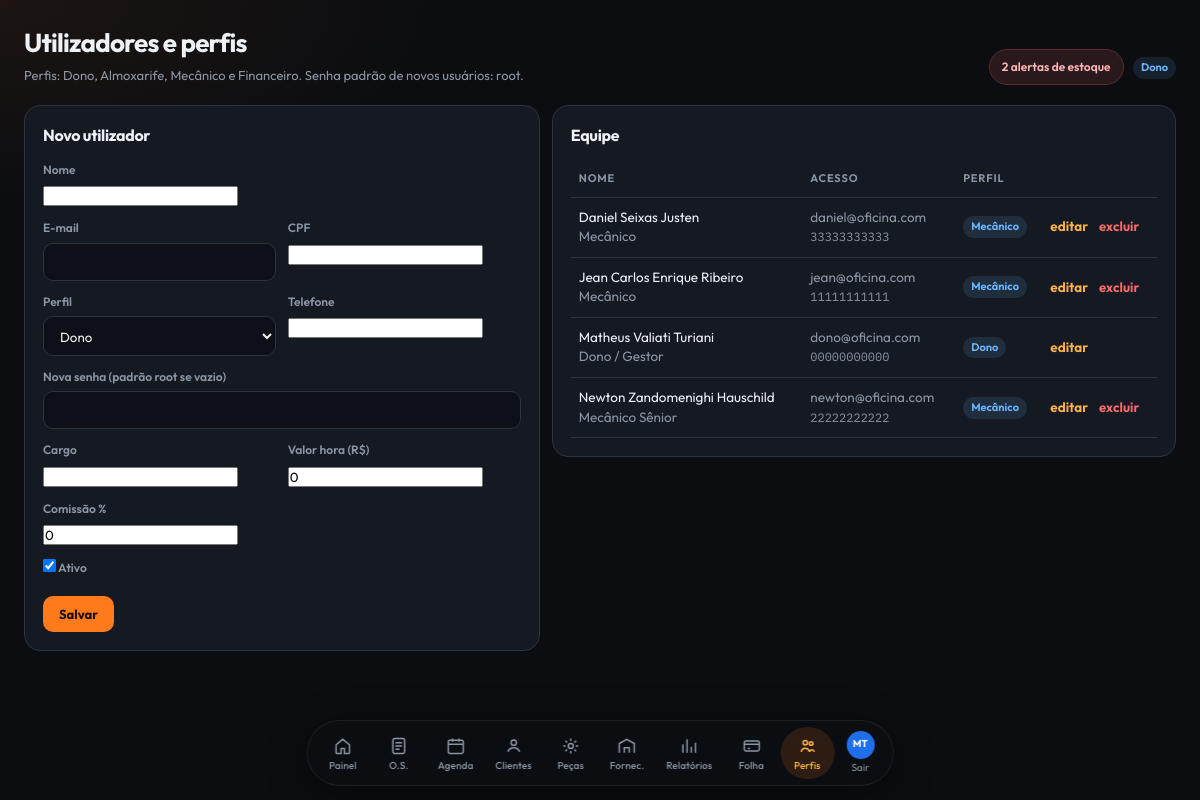
/pages/usuarios.php (signed in), run on the app's committed database.
### tables this page shows
CREATE TABLE IF NOT EXISTS usuarios (
  id INT UNSIGNED AUTO_INCREMENT PRIMARY KEY,
  nome VARCHAR(120) NOT NULL,
  email VARCHAR(160) NOT NULL UNIQUE,
  nif VARCHAR(20) DEFAULT NULL UNIQUE,
  senha VARCHAR(255) NOT NULL,
  perfil ENUM('dono','almoxarife','mecanico','financeiro') NOT NULL DEFAULT 'mecanico',
  telefone VARCHAR(30) DEFAULT NULL,
  ativo TINYINT(1) NOT NULL DEFAULT 1,
  criado_em TIMESTAMP DEFAULT CURRENT_TIMESTAMP,
  atualizado_em TIMESTAMP DEFAULT CURRENT_TIMESTAMP ON UPDATE CURRENT_TIMESTAMP
);

CREATE TABLE IF NOT EXISTS funcionarios (
  id INT UNSIGNED AUTO_INCREMENT PRIMARY KEY,
  usuario_id INT UNSIGNED NOT NULL,
  cargo VARCHAR(80) DEFAULT 'Mecânico',
  valor_hora DECIMAL(10,2) NOT NULL DEFAULT 0.00,
  comissao_pct DECIMAL(5,2) NOT NULL DEFAULT 0.00,
  ativo TINYINT(1) NOT NULL DEFAULT 1,
  FOREIGN KEY (usuario_id) REFERENCES usuarios(id) ON DELETE CASCADE
);

### includes/functions.php (called while the page is built, shortened)
<?php
function e(?string $v): string
{
    return htmlspecialchars((string)$v, ENT_QUOTES, 'UTF-8');
}
function perfil_label(string $p): string
{
    return [
        'dono'       => 'Dono',
        'almoxarife' => 'Almoxarife',
        'mecanico'   => 'Mecânico',
        'financeiro' => 'Financeiro',
    ][$p] ?? $p;
}
function current_perfil(): string
{
    return (string)($_SESSION['user']['perfil'] ?? '');
}
function is_dono(): bool
{
    return current_perfil() === 'dono';
}
function can_gestao_pecas(): bool
{
    return is_dono() || current_perfil() === 'almoxarife';
}
function can_financeiro(): bool
{
    return is_dono() || current_perfil() === 'financeiro';
}
function can_relatorio_estoque(): bool
{
    $p = current_perfil();
    return in_array($p, ['dono', 'almoxarife', 'financeiro'], true);
}
function iniciais(string $nome): string
{
    $partes = preg_split('/\s+/', trim($nome)) ?: [];
    $a = mb_strtoupper(mb_substr($partes[0] ?? 'U', 0, 1));
    $b = mb_strtoupper(mb_substr($partes[count($partes) - 1] ?? '', 0, 1));
    return $a . $b;
}
function avatar_cor(int $id): string
{
    $cores = ['#e50914', '#1f6feb', '#2ea043', '#d4a017', '#8957e5', '#e85d04', '#0d9488', '#db2777'];
    return $cores[$id % count($cores)];
}
function alertas_estoque(PDO $pdo): array
{
    $sql = "SELECT * FROM produtos WHERE ativo = 1 AND estoque_atual <= estoque_minimo ORDER BY estoque_atual ASC";
    return $pdo->query($sql)->fetchAll();
}

### includes/auth.php (called while the page is built, shortened)
<?php
require_once __DIR__ . '/db.php';
require_once __DIR__ . '/functions.php';
function current_user(): ?array
{
    return $_SESSION['user'] ?? null;
}
?>

### pages/usuarios.php (the view, shortened to what this page needs)
<?php
require_once dirname(__DIR__) . '/includes/auth.php';
$pdo = db();
$edit = null;
$lista = $pdo->query("SELECT u.*, f.cargo FROM usuarios u LEFT JOIN funcionarios f ON f.usuario_id=u.id ORDER BY u.ativo DESC, u.nome")->fetchAll();
$pageTitle = 'Utilizadores e perfis';
$pageHint = 'Perfis: Dono, Almoxarife, Mecânico e Financeiro. Senha padrão de novos usuários: root.';
require dirname(__DIR__) . '/includes/header.php';
?>
<div class="split">
<section class="card">
    <h2><?= $edit ? 'Editar utilizador' : 'Novo utilizador' ?></h2>
    <form method="post">
        <label>Nome</label>
        <input name="nome" required value="<?= e($edit['nome'] ?? '') ?>">
        <div class="form-grid" style="margin-top:12px">
            <div><label>E-mail</label><input type="email" name="email" required value="<?= e($edit['email'] ?? '') ?>"></div>
            <div><label>CPF</label><input name="nif" value="<?= e($edit['nif'] ?? '') ?>"></div>
            <div>
                <label>Perfil</label>
                <select name="perfil">
                    <?php foreach (['dono'=>'Dono','almoxarife'=>'Almoxarife','mecanico'=>'Mecânico','financeiro'=>'Financeiro'] as $k=>$v): ?>
                        <option value="<?= $k ?>" <?= (($edit['perfil'] ?? '')===$k)?'selected':'' ?>><?= $v ?></option>
                    <?php endforeach; ?>
                </select>
            </div>
            <div><label>Telefone</label><input name="telefone" value="<?= e($edit['telefone'] ?? '') ?>"></div>
            <div class="full"><label>Nova senha <?= $edit?'(deixe em branco para manter)':'(padrão root se vazio)' ?></label><input type="password" name="senha"></div>
            <div><label>Cargo</label><input name="cargo" value="<?= e($edit['cargo'] ?? '') ?>"></div>
            <div><label>Valor hora (R$)</label><input name="valor_hora" value="<?= e((string)($edit['valor_hora'] ?? '0')) ?>"></div>
            <div><label>Comissão %</label><input name="comissao_pct" value="<?= e((string)($edit['comissao_pct'] ?? '0')) ?>"></div>
            <div class="full"><label><input type="checkbox" name="ativo" <?= empty($edit)||!empty($edit['ativo'])?'checked':'' ?>> Ativo</label></div>
        </div>
        <div class="row-actions">
            <button class="btn" type="submit">Salvar</button>
        </div>
    </form>
</section>
<section class="card">
    <h2>Equipe</h2>
    <div class="table-wrap">
        <table>
            <thead><tr><th>Nome</th><th>Acesso</th><th>Perfil</th><th></th></tr></thead>
            <tbody>
            <?php foreach ($lista as $u): ?>
                <tr>
                    <td><?= e($u['nome']) ?><?php if(!$u['ativo']): ?> <span class="badge badge-off">inativo</span><?php endif; ?><br><span class="muted"><?= e($u['cargo']) ?></span></td>
                    <td class="muted"><?= e($u['email']) ?><br><span class="mono"><?= e($u['nif']) ?></span></td>
                    <td><span class="badge badge-info"><?= e(perfil_label($u['perfil'])) ?></span></td>
                    <td>
                        <a class="btn-link" href="?editar=<?= (int)$u['id'] ?>">editar</a>
                        <?php if ((int)$u['id'] !== (int)current_user()['id']): ?>
                        <form method="post" style="display:inline;margin-left:8px">
                            <button class="btn-link" type="submit" data-confirm="Excluir o perfil de <?= e($u['nome']) ?>? Esta ação não tem volta." style="color:#ff6b6b">excluir</button>
                        </form>
                        <?php endif; ?>
                    </td>
                </tr>
            <?php endforeach; ?>
            </tbody>
        </table>
    </div>
</section>
</div>
<?php require dirname(__DIR__) . '/includes/footer.php'; ?>

### includes/header.php (shortened to what this page needs)
<?php
require_once __DIR__ . '/auth.php';
$user = current_user();
$pdo = db();
$alertas = alertas_estoque($pdo);
$qtdAlertas = count($alertas);
$pagina = basename($_SERVER['PHP_SELF']);
$perfil = current_perfil();
?>
<!DOCTYPE html>
<html lang="pt-BR">
<head>
    <link rel="stylesheet" href="<?= e(BASE_URL) ?>/assets/css/style.css?v=8">
</head>
<body>
<div class="app">
    <aside class="sidebar">
        <nav class="dock">
            <a class="<?= $pagina==='dashboard.php'?'active':'' ?>" href="<?= e(BASE_URL) ?>/dashboard.php" title="Painel">
                <span class="dock-ico">
                    <svg viewBox="0 0 24 24" fill="none" stroke="currentColor" stroke-width="1.8"><path d="M4 10.5 12 4l8 6.5V20a1 1 0 0 1-1 1h-5v-6H10v6H5a1 1 0 0 1-1-1v-9.5Z"/></svg>
                </span>
                <em>Painel</em>
            </a>
            <?php if (in_array($perfil, ['dono', 'mecanico'], true)): ?>
            <a class="<?= $pagina==='os.php'?'active':'' ?>" href="<?= e(BASE_URL) ?>/pages/os.php" title="Ordens">
                <span class="dock-ico">
                    <svg viewBox="0 0 24 24" fill="none" stroke="currentColor" stroke-width="1.8"><rect x="5" y="3" width="14" height="18" rx="2"/><path d="M8 8h8M8 12h8M8 16h5"/></svg>
                </span>
                <em>O.S.</em>
            </a>
            <a class="<?= $pagina==='agenda.php'?'active':'' ?>" href="<?= e(BASE_URL) ?>/pages/agenda.php" title="Agenda">
                <span class="dock-ico">
                    <svg viewBox="0 0 24 24" fill="none" stroke="currentColor" stroke-width="1.8"><rect x="3" y="5" width="18" height="16" rx="2"/><path d="M8 3v4M16 3v4M3 10h18"/></svg>
                </span>
                <em>Agenda</em>
            </a>
            <a class="<?= $pagina==='clientes.php'?'active':'' ?>" href="<?= e(BASE_URL) ?>/pages/clientes.php" title="Clientes">
                <span class="dock-ico">
                    <svg viewBox="0 0 24 24" fill="none" stroke="currentColor" stroke-width="1.8"><circle cx="12" cy="8" r="3.2"/><path d="M5 19c1.2-3.2 3.6-4.8 7-4.8s5.8 1.6 7 4.8"/></svg>
                </span>
                <em>Clientes</em>
            </a>
            <?php endif; ?>
            <?php if (can_gestao_pecas() || can_saida_os() || can_financeiro()): ?>
            <a class="<?= $pagina==='produtos.php'?'active':'' ?>" href="<?= e(BASE_URL) ?>/pages/produtos.php?tab=<?= can_gestao_pecas() ? 'estoque' : (can_saida_os() && !can_financeiro() ? 'saida' : 'historico') ?>" title="Peças">
                <span class="dock-ico">
                    <svg viewBox="0 0 24 24" fill="none" stroke="currentColor" stroke-width="1.8"><circle cx="12" cy="12" r="3"/><path d="M12 3v3M12 18v3M3 12h3M18 12h3M5.6 5.6l2.1 2.1M16.3 16.3l2.1 2.1M18.4 5.6l-2.1 2.1M7.7 16.3l-2.1 2.1"/></svg>
                </span>
                <em>Peças</em>
            </a>
            <?php endif; ?>
            <?php if (can_gestao_pecas()): ?>
            <a class="<?= $pagina==='fornecedores.php'?'active':'' ?>" href="<?= e(BASE_URL) ?>/pages/fornecedores.php" title="Fornecedores">
                <span class="dock-ico">
                    <svg viewBox="0 0 24 24" fill="none" stroke="currentColor" stroke-width="1.8"><path d="M3 20V9l9-5 9 5v11"/><path d="M9 20v-6h6v6"/></svg>
                </span>
                <em>Fornec.</em>
            </a>
            <?php endif; ?>
            <?php if (can_relatorio_estoque() || can_financeiro()): ?>
            <a class="<?= $pagina==='relatorios.php'?'active':'' ?>" href="<?= e(BASE_URL) ?>/pages/relatorios.php" title="Relatórios">
                <span class="dock-ico">
                    <svg viewBox="0 0 24 24" fill="none" stroke="currentColor" stroke-width="1.8"><path d="M5 20V10M10 20V4M15 20v-7M20 20V8"/></svg>
                </span>
                <em>Relatórios</em>
            </a>
            <?php endif; ?>
            <?php if (can_financeiro()): ?>
            <a class="<?= $pagina==='pagamentos.php'?'active':'' ?>" href="<?= e(BASE_URL) ?>/pages/pagamentos.php" title="Folha">
                <span class="dock-ico">
                    <svg viewBox="0 0 24 24" fill="none" stroke="currentColor" stroke-width="1.8"><rect x="3" y="6" width="18" height="12" rx="2"/><path d="M3 10h18M7 15h3"/></svg>
                </span>
                <em>Folha</em>
            </a>
            <?php endif; ?>
            <?php if (is_dono()): ?>
            <a class="<?= $pagina==='usuarios.php'?'active':'' ?>" href="<?= e(BASE_URL) ?>/pages/usuarios.php" title="Perfis">
                <span class="dock-ico">
                    <svg viewBox="0 0 24 24" fill="none" stroke="currentColor" stroke-width="1.8"><circle cx="9" cy="8" r="2.6"/><circle cx="16" cy="9" r="2.2"/><path d="M4 19c.8-2.8 2.6-4.2 5-4.2s4.2 1.4 5 4.2M14 19c.4-1.6 1.4-2.6 3-2.6 1.4 0 2.4.8 3 2.6"/></svg>
                </span>
                <em>Perfis</em>
            </a>
            <?php endif; ?>
        </nav>
        <div class="dock-foot">
            <a class="dock-user" href="<?= e(BASE_URL) ?>/logout.php" title="Trocar perfil">
                <span class="avatar" style="background:<?= e(avatar_cor((int)$user['id'])) ?>"><?= e(iniciais($user['nome'])) ?></span>
                <em>Sair</em>
            </a>
        </div>
    </aside>
    <main class="main">
        <header class="topbar">
            <div>
                <h1><?= e($pageTitle ?? 'Painel') ?></h1>
                <?php if (!empty($pageHint)): ?><p class="hint"><?= e($pageHint) ?></p><?php endif; ?>
            </div>
            <div class="top-actions">
                <?php if (can_gestao_pecas() || can_saida_os()): ?>
                <a class="alert-pill <?= $qtdAlertas ? 'hot' : '' ?>" href="<?= e(BASE_URL) ?>/pages/produtos.php?tab=<?= can_gestao_pecas() ? 'estoque' : 'saida' ?>&alerta=1">
                    <?= $qtdAlertas ?> alerta<?= $qtdAlertas===1?'':'s' ?> de estoque
                </a>
                <?php endif; ?>
                <span class="badge badge-info" style="margin-left:6px"><?= e(perfil_label($perfil)) ?></span>
            </div>
        </header>
        <div class="content">

### data on the page
usuarios: nome "MT"
funcionarios: usuario.nome "Daniel Seixas Justen", cargo "Mecânico", usuario.email "daniel@oficina.com", usuario.nif "33333333333", usuario.perfil "Mecânico"
funcionarios: usuario.nome "Jean Carlos Enrique Ribeiro", cargo "Mecânico", usuario.email "jean@oficina.com", usuario.nif "11111111111", usuario.perfil "Mecânico"
funcionarios: usuario.nome "Matheus Valiati Turiani", cargo "Dono / Gestor", usuario.email "dono@oficina.com", usuario.nif "00000000000", usuario.perfil "Dono"
funcionarios: usuario.nome "Newton Zandomenighi Hauschild", cargo "Mecânico Sênior", usuario.email "newton@oficina.com", usuario.nif "22222222222", usuario.perfil "Mecânico"

### other printed values
$pageTitle "Utilizadores e perfis"
$pageHint "Perfis: Dono, Almoxarife, Mecânico e Financeiro. Senha padrão de novos usuários: root."
$qtdAlertas "2"
perfil_label($perfil) "Dono"
form field perfil "Dono"
